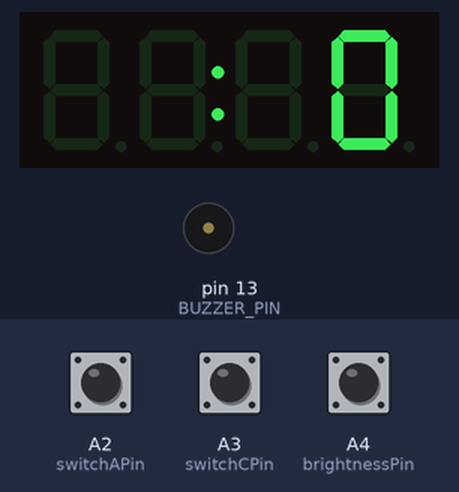
A sketch run on a simulated Arduino Uno, built with avr-gcc and run on an emulated ATmega328P. Shown: 4-digit seven-segment display, buzzer (waves = sounding, pin HIGH). The inputs (shaded band) are chosen by the test bench; at power-on: A2 (switchAPin) HIGH, A3 (switchCPin) HIGH, A4 (brightnessPin) HIGH. What the sketch prints to the serial monitor is not drawn.

Above: at 1.6 s.
1.7 s: A2 (switchAPin) pulled LOW for 0.15 s
At 2.6 s:
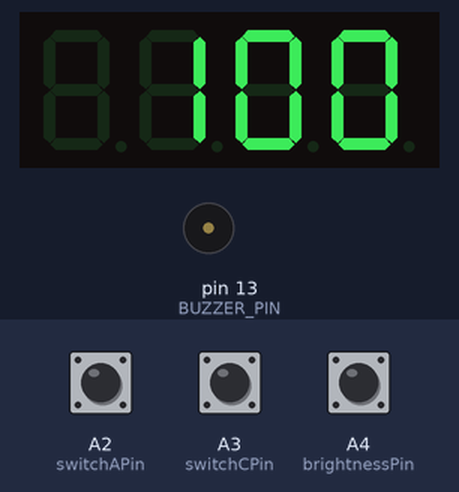
4.5 s: A3 (switchCPin) pulled LOW for 0.15 s
At 5.8 s:
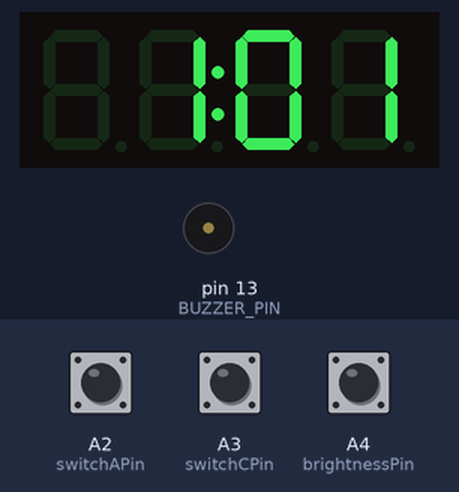
7.5 s: A4 (brightnessPin) pulled LOW for 1 s
10.5 s: A2 (switchAPin) pulled LOW for 1 s
At 13.5 s:
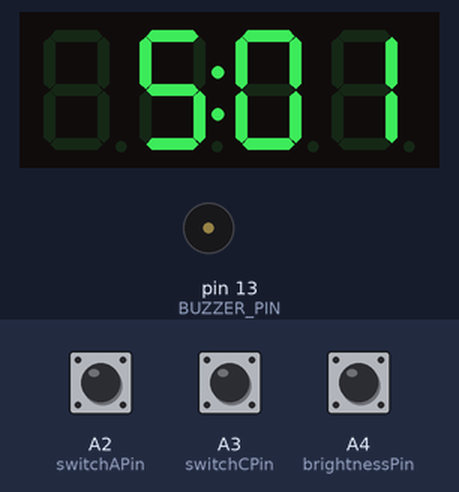
13.6 s: A3 (switchCPin) pulled LOW for 1 s
At 16.0 s:
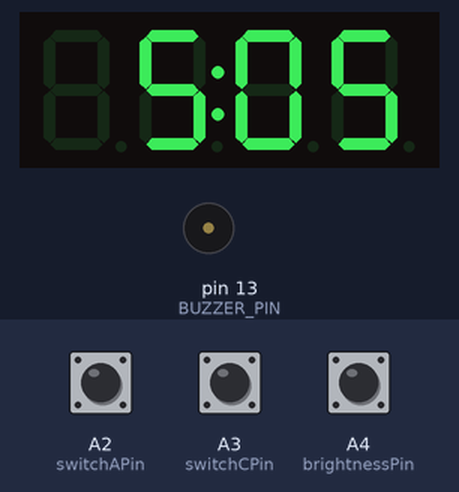
16.7 s: A4 (brightnessPin) pulled LOW for 1 s
Timing chart, 0 to 19.7 s (numbered marks = the images above; inputs shaded):
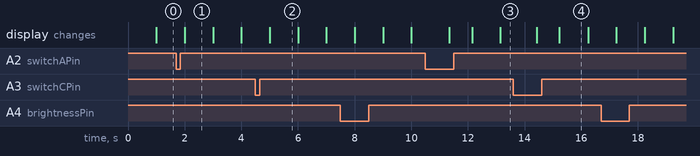

Measured:
- after the input at 1.7 s, the display: changes after 0.30 s (image 1)
- after the input at 4.5 s, the display: changes after 0.50 s (image 2)
- after the input at 10.5 s, the display: changes after 0.84 s (image 3)
- after the input at 13.6 s, the display: first changes after 0.83 s (image 4 shows a later state)

The sketch:

jam_digital.ino
```cpp
#include <TM1637Display.h>

// Konfigurasi pin CLK dan DIO pada modul TM1637
#define CLK_PIN A0
#define DIO_PIN A1
#define BUZZER_PIN 13 // Pin untuk buzzer

// Inisialisasi objek TM1637 dengan pin CLK dan DIO
TM1637Display tm1637(CLK_PIN, DIO_PIN);

bool blinkColon = false;
int setHours = 0;
int setMinutes = 0;
int setSeconds = 0;
unsigned long lastUpdateMillis = 0;
int currentBrightness = 7;  // Menyimpan nilai kecerahan saat ini

// Pin untuk switch A, C, dan brightness
const int switchAPin = A2;
const int switchCPin = A3;
const int brightnessPin = A4;

// Array untuk menyimpan waktu-waktu yang akan memicu bunyi buzzer
const int buzzerTimes[][2] = {
  {6, 29},   // Contoh: Bunyi buzzer pada jam 08:00
  {7, 29}, // Contoh: Bunyi buzzer pada jam 12:30
  {8, 29},
  {9, 29},
  {10, 59},
  {11, 59},
  {13, 9},
  {14, 29},
  {15, 49},
  {16, 49},
  // Tambahkan waktu-waktu lain yang diinginkan di sini
};

bool buzzerState = false; // Status buzzer (nyala/mati)
unsigned long buzzerStartTime = 0;
const unsigned long buzzerDuration = 10; // Durasi bunyi buzzer dalam milidetik (5 detik)

void setup() {
  Serial.begin(9600); // Inisialisasi komunikasi serial
  pinMode(BUZZER_PIN, OUTPUT); // Inisialisasi pin buzzer
  // Inisialisasi TM1637
  tm1637.setBrightness(currentBrightness); // Set kecerahan (brightness) awal ke 7

  // Mengatur pin switch dan brightness sebagai input dengan pull-up resistor
  pinMode(switchAPin, INPUT_PULLUP);
  pinMode(switchCPin, INPUT_PULLUP);
  pinMode(brightnessPin, INPUT_PULLUP);
}

void loop() {
  unsigned long currentMillis = millis();

  // Membaca status switch A dan mengatur waktu sesuai dengan tombol yang ditekan
  if (digitalRead(switchAPin) == LOW) {
    setHours = (setHours + 1) % 24;
    delay(200); // Memberikan delay untuk menghindari bouncing pada switch
  }

  // Membaca status switch C dan mengatur waktu sesuai dengan tombol yang ditekan
  if (digitalRead(switchCPin) == LOW) {
    setMinutes = (setMinutes + 1) % 60;
    delay(200); // Memberikan delay untuk menghindari bouncing pada switch
  }

  // Membaca status switch brightness dan mengatur brightness sesuai dengan tombol yang ditekan
  if (digitalRead(brightnessPin) == HIGH) {
    if (currentBrightness != 7) {
      currentBrightness = 7;
      tm1637.setBrightness(currentBrightness);
    }
  } else {
    if (currentBrightness != 1) {
      currentBrightness = 1;
      tm1637.setBrightness(currentBrightness);
    }
  }

  // Menghitung waktu aktual setiap detik
  if (currentMillis - lastUpdateMillis >= 1000) {
    lastUpdateMillis = currentMillis;

    setSeconds += 1;
    if (setSeconds >= 60) {
      setSeconds = 0;
      setMinutes = (setMinutes + 1) % 60;
      if (setMinutes == 0) {
        setHours = (setHours + 1) % 24;

        // Memeriksa apakah saat ini jam dan menit sama dengan yang di dalam array
        for (int i = 0; i < sizeof(buzzerTimes) / sizeof(buzzerTimes[0]); i++) {
          if (setHours == buzzerTimes[i][0] && setMinutes == buzzerTimes[i][1]) {
            // Menghidupkan buzzer dan mengatur waktu mulai bunyi buzzer
            buzzerState = true;
            buzzerStartTime = currentMillis;
            digitalWrite(BUZZER_PIN, HIGH);
            break; // Keluar dari loop setelah menghidupkan buzzer
          }
        }
      }
    }


    // Menampilkan waktu yang diatur pada TM1637 display
    int displayValue = setHours * 100 + setMinutes;
    if (blinkColon) {
      tm1637.showNumberDecEx(displayValue); // Menampilkan waktu tanpa titik dua tengah
    } else {
      tm1637.showNumberDecEx(displayValue, 0b01000000); // Menampilkan waktu dengan titik dua tengah berkedip
    }
    blinkColon = !blinkColon;

    // Menampilkan waktu di Serial Monitor
    Serial.print("Time: ");
    Serial.print(setHours < 10 ? "0" : "");
    Serial.print(setHours);
    Serial.print(":");
    Serial.print(setMinutes < 10 ? "0" : "");
    Serial.print(setMinutes);
    Serial.print(":");
    Serial.println(setSeconds < 10 ? "0" : "");

    // Menampilkan perbandingan waktu saat ini dengan waktu dalam array di Serial Monitor
    for (int i = 0; i < sizeof(buzzerTimes) / sizeof(buzzerTimes[0]); i++) {
      int arrayHours = buzzerTimes[i][0];
      int arrayMinutes = buzzerTimes[i][1];
      if (setHours == arrayHours && setMinutes == arrayMinutes) {
        Serial.println("Buzzer: ON (Matched Time)");
        // Menghidupkan buzzer selama 5 detik saat cocok dengan waktu dalam array
        buzzerState = true;
        buzzerStartTime = currentMillis;

        digitalWrite(BUZZER_PIN, HIGH);
        delay(buzzerDuration);
        digitalWrite(BUZZER_PIN, LOW);
      } else {
        Serial.println("Buzzer: OFF (No Match)");
      }
    }
  }

  delay(10); // Delay kecil untuk menghindari bouncing pada switch
}
```
